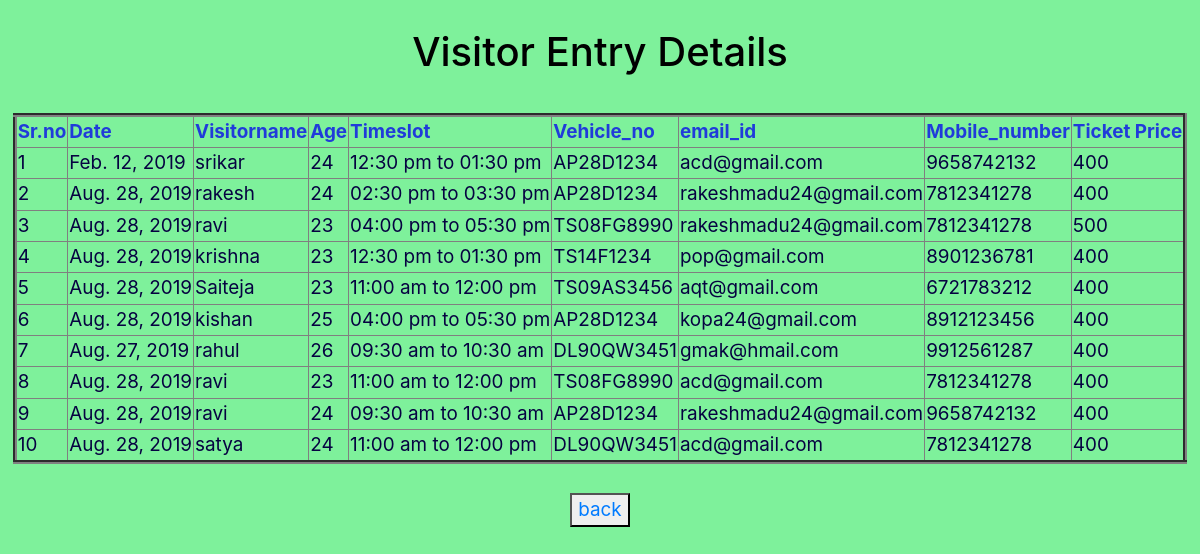
Page /blist on the committed database.
### zooapp/models.py (models this page shows)
class Booking(models.Model):
    TIMING= (
        ('09:30 am to 10:30 am','09:30 am to 10:30 am'),
        ('11:00 am to 12:00 pm','11:00 am to 12:00 pm'),
        ('12:30 pm to 01:30 pm','12:30 pm to 01:30 pm'),
        ('02:30 pm to 03:30 pm','02:30 pm to 03:30 pm'),
        ('04:00 pm to 05:30 pm','04:00 pm to 05:30 pm'),
    )
    Date = models.DateField(help_text='mm/dd/yyyy')
    Vistorname = models.CharField(max_length =50)
    age = models.CharField(max_length =50)
    TimeSlot = models.CharField(max_length = 50,choices = TIMING)
    Vehicle_No = models.CharField(max_length = 50)
    email = models.EmailField()
    phone_no = models.CharField(max_length=50)
    ticketprice = models.IntegerField()

### zooapp/views.py (the view)
# urls.py: path('blist',views.booklist),
def booklist(request):
    tick = Booking.objects.all()
    return render(request,"blist.html",{'form':tick})

### zooapp/templates/blist.html (shortened to what this page needs)
<!DOCTYPE html>
<html lang="en">
<head>
</head>
<link rel="stylesheet" href="https://stackpath.bootstrapcdn.com/bootstrap/4.1.3/css/bootstrap.min.css">
<body style="background-color:rgba(25, 230, 76, 0.555);"></body>
<body>
    <center>
        <br>
        <h1>Visitor Entry Details</h1>
        <br>
        <table border=4>
            <tr>
                <th>Sr.no</th>
                <th>Date</th>
                <th>Visitorname</th>
                <th>Age</th>
                <th>Timeslot</th>
                <th>Vehicle_no</th>
                <th>email_id</th>
                <th>Mobile_number</th>
                <th>Ticket Price</th>
            </tr>
            {% for emp in form %}
            <tr>
                <td>{{ forloop.counter }}</td>
                <td>{{emp.Date}}</td>
                <td>{{emp.Vistorname}}</td>
                <td>{{emp.age}}</td>
                <td>{{emp.TimeSlot}}</td>
                <td>{{emp.Vehicle_No}}</td>
                <td>{{emp.email}}</td>
                <td>{{emp.phone_no}}</td>
                <td>{{emp.ticketprice}}</td>
            </tr>
            {% endfor %}
        </table>
        <br>
        <button><a href="logout">back</a></button>
    </center>
</body>
</html>

### zooapp/templates/blist.html (style rules this page uses)
body { color: rgb(0, 0, 0); }
th { color: rgba(6, 10, 235, 0.788); }
td { color: rgb(6, 2, 65) }
body { background-image: url("https://i.pinimg.com/originals/f7/86/bf/f786bfc1208cf28a541929d439c60286.jpg"); font-size: 5mm }

### rows in the picture
Booking: Date "Feb. 12, 2019", Vistorname "srikar", age "24", TimeSlot "12:30 pm to 01:30 pm", Vehicle_No "AP28D1234", email "acd@gmail.com", phone_no "9658742132", ticketprice "400"
Booking: Date "Aug. 28, 2019", Vistorname "rakesh", age "24", TimeSlot "02:30 pm to 03:30 pm", Vehicle_No "AP28D1234", email "rakeshmadu24@gmail.com", phone_no "7812341278", ticketprice "400"
Booking: Date "Aug. 28, 2019", Vistorname "ravi", age "23", TimeSlot "04:00 pm to 05:30 pm", Vehicle_No "TS08FG8990", email "rakeshmadu24@gmail.com", phone_no "7812341278", ticketprice "500"
Booking: Date "Aug. 28, 2019", Vistorname "krishna", age "23", TimeSlot "12:30 pm to 01:30 pm", Vehicle_No "TS14F1234", email "pop@gmail.com", phone_no "8901236781", ticketprice "400"
Booking: Date "Aug. 28, 2019", Vistorname "Saiteja", age "23", TimeSlot "11:00 am to 12:00 pm", Vehicle_No "TS09AS3456", email "aqt@gmail.com", phone_no "6721783212", ticketprice "400"
Booking: Date "Aug. 28, 2019", Vistorname "kishan", age "25", TimeSlot "04:00 pm to 05:30 pm", Vehicle_No "AP28D1234", email "kopa24@gmail.com", phone_no "8912123456", ticketprice "400"
Booking: Date "Aug. 27, 2019", Vistorname "rahul", age "26", TimeSlot "09:30 am to 10:30 am", Vehicle_No "DL90QW3451", email "gmak@hmail.com", phone_no "9912561287", ticketprice "400"
Booking: Date "Aug. 28, 2019", Vistorname "ravi", age "23", TimeSlot "11:00 am to 12:00 pm", Vehicle_No "TS08FG8990", email "acd@gmail.com", phone_no "7812341278", ticketprice "400"
Booking: Date "Aug. 28, 2019", Vistorname "ravi", age "24", TimeSlot "09:30 am to 10:30 am", Vehicle_No "AP28D1234", email "rakeshmadu24@gmail.com", phone_no "9658742132", ticketprice "400"
Booking: Date "Aug. 28, 2019", Vistorname "satya", age "24", TimeSlot "11:00 am to 12:00 pm", Vehicle_No "DL90QW3451", email "acd@gmail.com", phone_no "7812341278", ticketprice "400"
